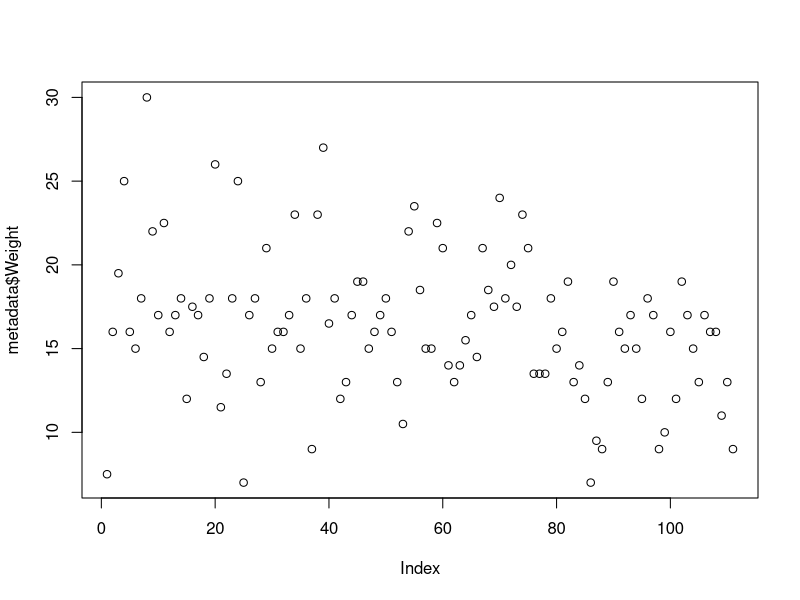
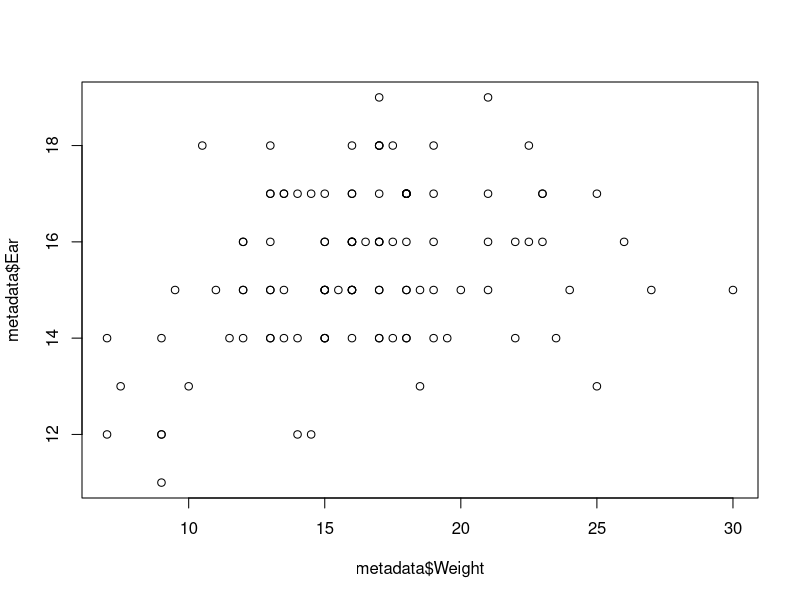
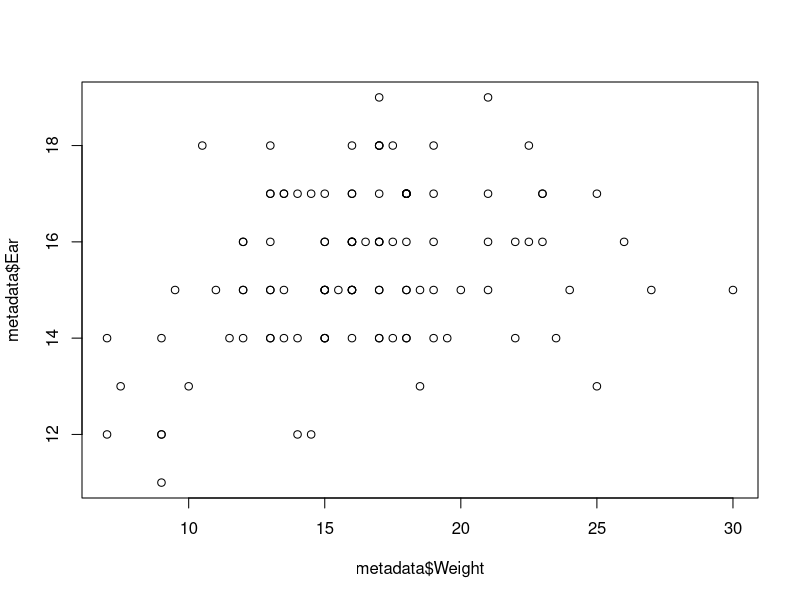
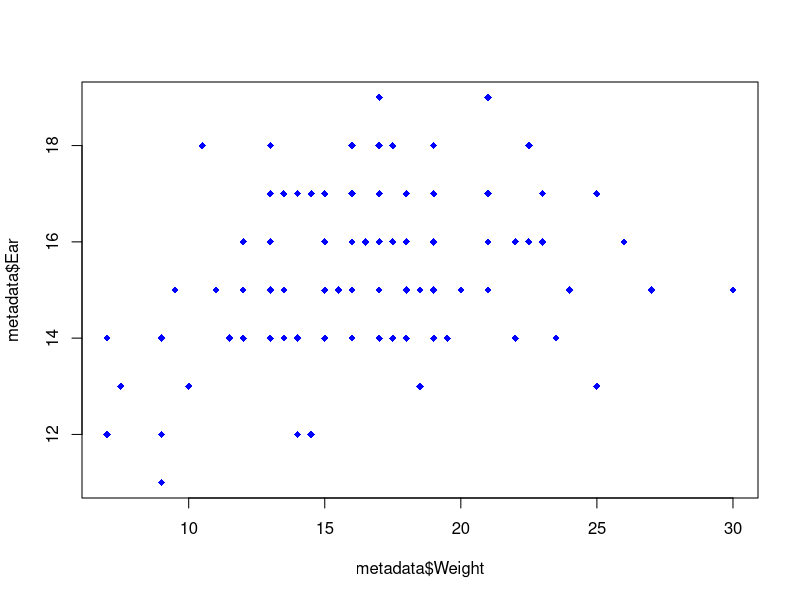
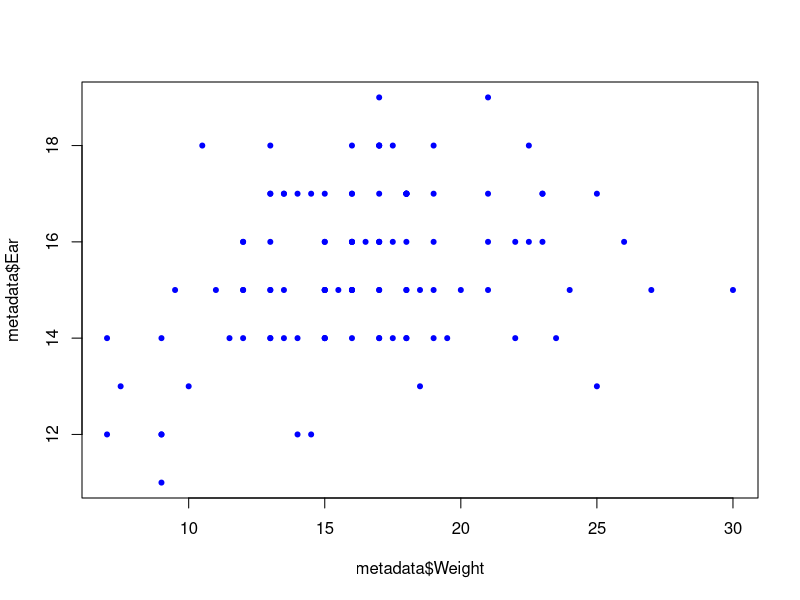
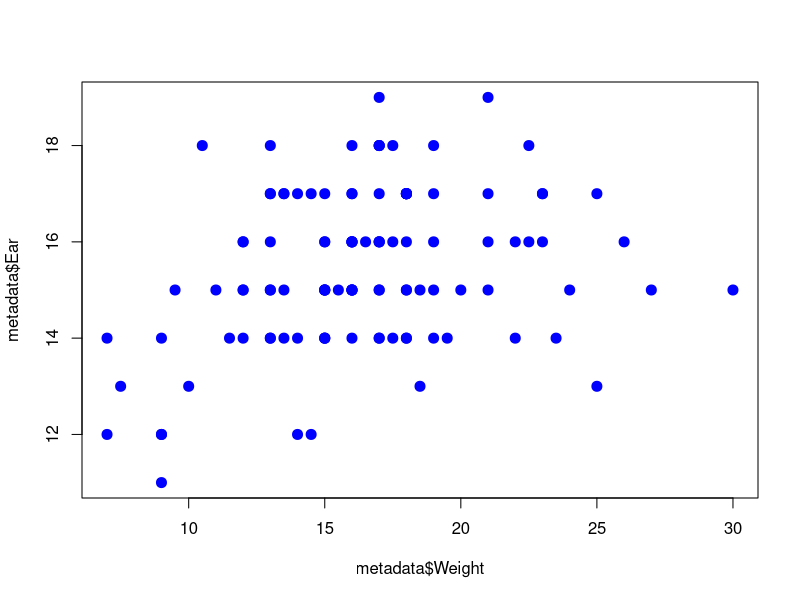
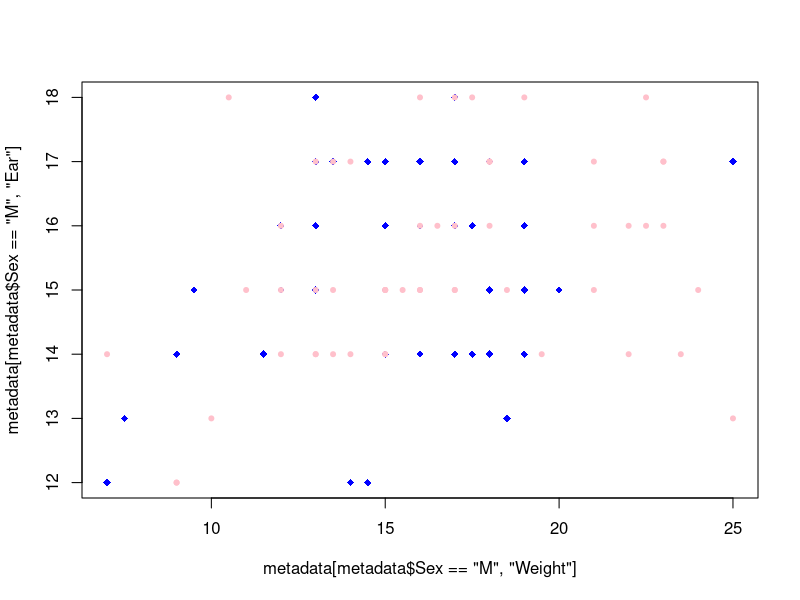
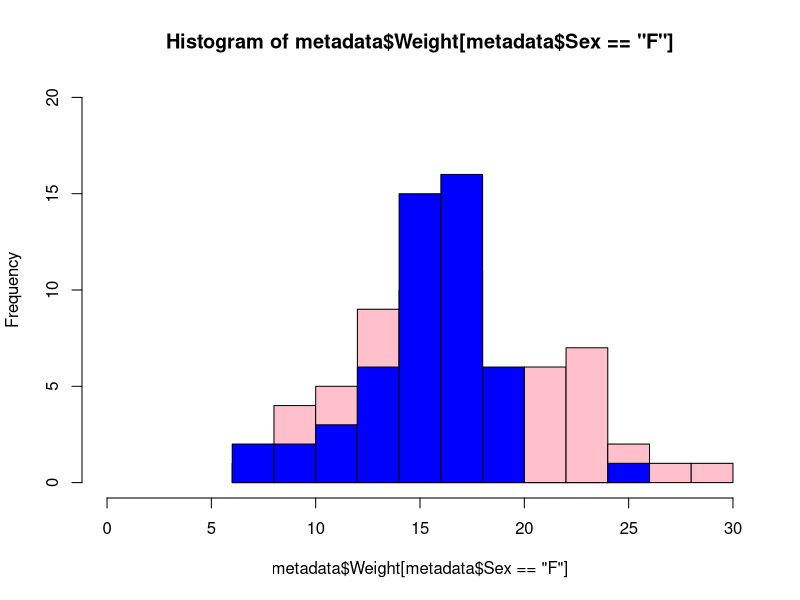

The R script that drew these images, in order: (Note: this script raises an error after producing the figures.)
## ---- chunk 1
library(knitr)
opts_chunk$set(eval = FALSE)
opts_chunk$set(echo = TRUE)
opts_chunk$set(tidy = TRUE)
## ---- chunk 2
metadata <- read.table(file="wild.metadata.txt", header=T)
rownames(metadata) <- metadata$Group
metadata <- metadata[,-1]
## ---- chunk 3
	plot(metadata$Weight)				# what is this using as an x-axis?
	plot(metadata$Weight, metadata$Ear)			# what is this using as an x-axis?			
	plot(metadata$Ear~metadata$Weight)			# what is this using as an x-axis?
## ---- chunk 4
	plot(metadata$Ear~metadata$Weight, col="blue", pch=18)
	plot(metadata$Ear~metadata$Weight, col="blue", pch=20)
	plot(metadata$Ear~metadata$Weight, col="blue", pch=20, cex=2)
## ---- chunk 5
	plot(metadata[metadata$Sex=="M","Ear"]~metadata[metadata$Sex=="M","Weight"], col="blue", pch=18)
	points(metadata[metadata$Sex=="F","Ear"]~metadata[metadata$Sex=="F","Weight"], col="pink", pch=20)
## ---- chunk 6
m.hist <- hist(metadata$Weight[metadata$Sex=="F"], breaks=10, ylim=c(0,20), xlim=c(0,30), col="pink")
f.hist <- hist(metadata$Weight[metadata$Sex=="M"], breaks=10, col="blue", add=T)

plot(m.hist$density~m.hist$mids, type="h", col="blue", ylim=c(0,0.2))
points(f.hist$density~f.hist$mids, type="h", col="red")

plot(m.hist$density~m.hist$mids, type="l", col="blue", ylim=c(0,0.2))
points(f.hist$density~f.hist$mids, type="l", col="red")
## ---- chunk 7
legend(x=20, y=0.18, legend=c("Female", "Male"), col=c("red", "blue"), lty=1, lwd=2)
## ---- chunk 8
location <- locator(1)
legend(location, legend=c("Female", "Male"), col=c("red", "blue"), lty=1, lwd=2)
location
## ---- chunk 9
abline(a=0.01, b=0.01)
abline(v=20, col="red", lwd=3)
abline(h=0.05, col="blue", lty=2, lwd=3)

segments(x0=10, x1=15, y0=0.20, y1=0.15)
segments(x0=c(10, 21), x1=c(15, 25), y0=c(0.20, 0.15), y1=c(0.15, 0.12))
## ---- chunk 10
r<-sample(1:10, 10, replace=T)
r
## ---- chunk 11
hist(r)
stripchart(r, method="jitter")
plot(r)
summary(r)
## ---- chunk 12
r<-sample(1:10, 1000, replace=T)
hist(r, xlim=c(0,10), breaks=seq(0,10, 1))
## ---- chunk 13
set.seed(1)
r<-sample(1:10, 1000, replace=T)
hist(r, xlim=c(0,10), breaks=seq(0,10, 1))
## ---- chunk 14
r<-sample(1:10, 1000, replace=T)
plot(r, ylim=c(0,10))
## ---- chunk 15
r<-runif(1000, min=1, max=10)
plot(r, ylim=c(0,10))
## ---- chunk 16
sample(c("H", "T"), 100, replace=T)		# probability of H | T = 0.50
rbinom(10, size=1, prob=0.5)			# what if the coin were cooked or you were a hall of fame hitter?
## ---- chunk 17
heads <- rbinom(10, size=1, prob=0.8)			#	what if the coin were cooked or you were a hall of fame hitter?
sum(heads)
## ---- chunk 18
hits <- rbinom(5, size=1, prob=0.3)			#	what if the coin were cooked or you were a hall of fame hitter?
sum(hits)
## ---- chunk 19
n.heads <- 4
n.flips <- 10
prob <- 0.3
dbinom(n.heads, size=n.flips, prob=prob)
plot(1:n.flips, dbinom(1:n.flips, n.flips, prob), type="h")
## ---- chunk 20
sum(dbinom(0:n.heads, size=n.flips, prob=prob))
pbinom(n.heads, n.flips, prob)			# probability of seeing this count or smaller
1-pbinom(n.heads, n.flips, prob)		# probability of seeing this count or larger
## ---- chunk 21
qbinom(0.15,n.flips, prob)
